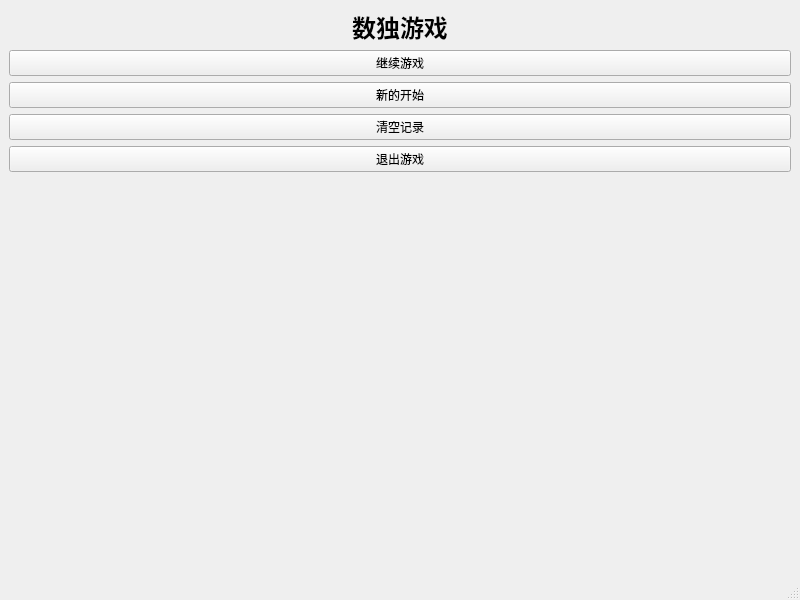
<?xml version="1.0" encoding="UTF-8"?>
<ui version="4.0">
 <class>MainWindow</class>
 <widget class="QMainWindow" name="MainWindow">
  <property name="geometry">
   <rect>
    <x>0</x>
    <y>0</y>
    <width>800</width>
    <height>600</height>
   </rect>
  </property>
  <property name="windowTitle">
   <string>MainWindow</string>
  </property>
    <widget class="QWidget" name="centralwidget">
     <layout class="QVBoxLayout" name="verticalLayout" stretch="0,0,0,1">
        <item>
         <widget class="QLabel" name="titleLabel">
            <property name="text">
             <string>数独游戏</string>
            </property>
            <property name="alignment">
             <set>Qt::AlignCenter</set>
            </property>
            <property name="styleSheet">
             <string>font-size:24px; font-weight:bold;</string>
            </property>
         </widget>
        </item>
        <item>
         <widget class="QPushButton" name="continueButton">
            <property name="text">
             <string>继续游戏</string>
            </property>
         </widget>
        </item>
        <item>
         <widget class="QPushButton" name="newGameButton">
            <property name="text">
             <string>新的开始</string>
            </property>
         </widget>
        </item>
        <item>
         <widget class="QPushButton" name="clearRecordsButton">
            <property name="text">
             <string>清空记录</string>
            </property>
         </widget>
        </item>
        <item>
         <widget class="QPushButton" name="exitButton">
            <property name="text">
             <string>退出游戏</string>
            </property>
         </widget>
        </item>
        <item>
         <spacer name="verticalSpacer">
            <property name="orientation">
             <enum>Qt::Vertical</enum>
            </property>
            <property name="sizeHint" stdset="0">
             <size>
                <width>20</width>
                <height>40</height>
             </size>
            </property>
         </spacer>
        </item>
     </layout>
    </widget>
  <widget class="QMenuBar" name="menubar"/>
  <widget class="QStatusBar" name="statusbar"/>
 </widget>
 <resources/>
 <connections/>
</ui>
